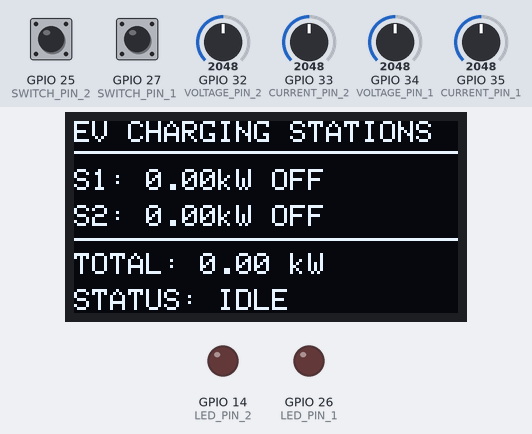
Bench run of a sketch on a simulated ESP32. Shown: 128×64 one-colour display, output pins drawn as LEDs (lit = HIGH). The test bench sets the inputs (shaded band); at power-on: GPIO 27 (SWITCH_PIN_1) HIGH, GPIO 25 (SWITCH_PIN_2) HIGH, GPIO 32 (VOLTAGE_PIN_2) = 2048, GPIO 33 (CURRENT_PIN_2) = 2048, GPIO 34 (VOLTAGE_PIN_1) = 2048, GPIO 35 (CURRENT_PIN_1) = 2048 (analog values on the 0–4095 scale). What the sketch prints to the serial monitor is not drawn.

Above: at 3.2 s.
3.3 s: GPIO 27 (SWITCH_PIN_1) pulled LOW for 1 s
At 4.9 s:
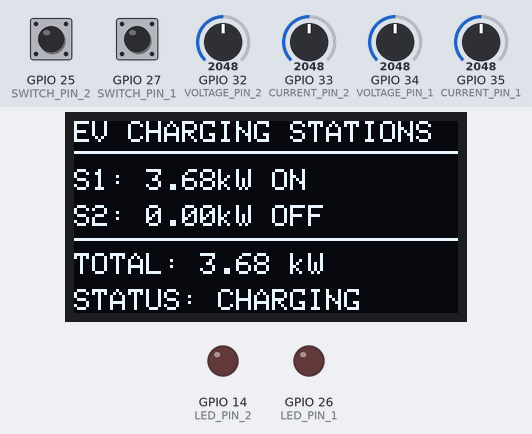
6.5 s: GPIO 25 (SWITCH_PIN_2) pulled LOW for 1 s
At 6.9 s:
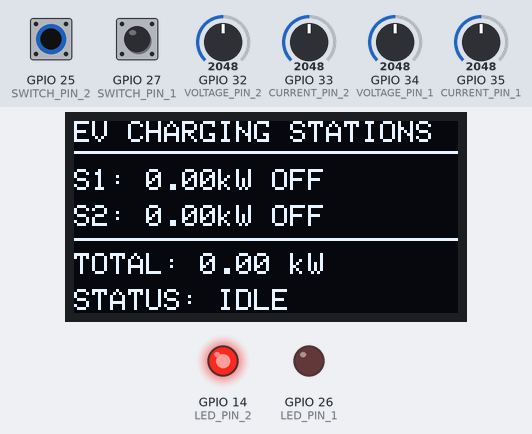
9.0 s: GPIO 27 (SWITCH_PIN_1) pulled LOW for 0.15 s
At 10.4 s:
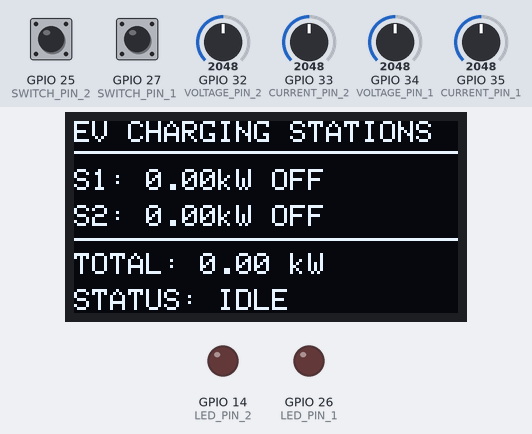
10.6 s: GPIO 27 (SWITCH_PIN_1) pulled LOW for 3.2 s
At 12.1 s:
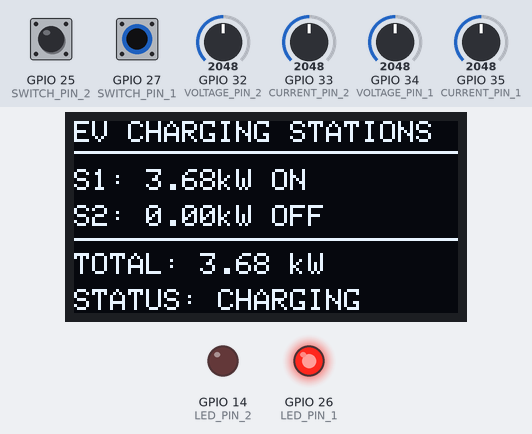
15.6 s: GPIO 25 (SWITCH_PIN_2) pulled LOW for 3.2 s
At 17.1 s:
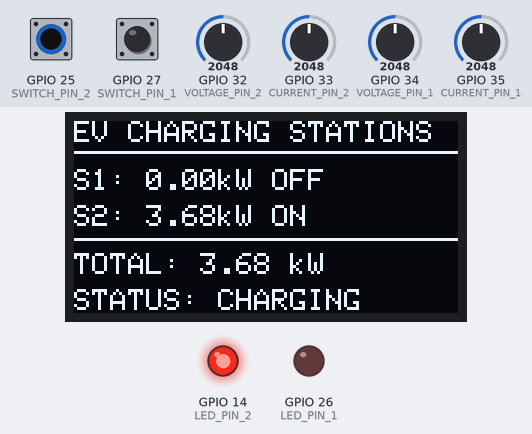
20.6 s: GPIO 25 (SWITCH_PIN_2) driven LOW and GPIO 27 (SWITCH_PIN_1) driven LOW
At 22.1 s:
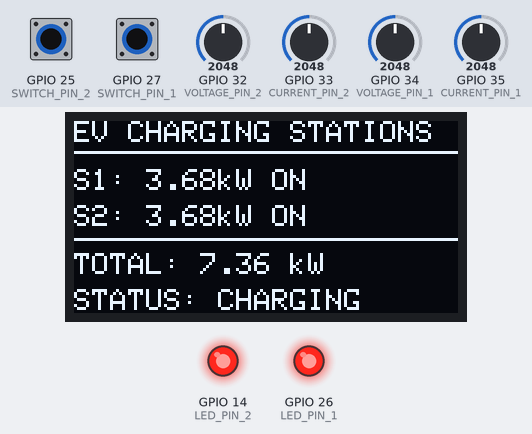
Timing chart, 0 to 23.5 s (numbered marks = the images above; inputs shaded):
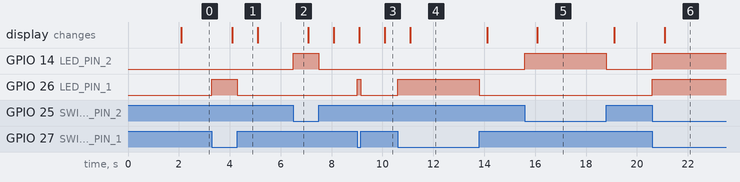

The sketch:

sketch.ino
```cpp
#include <Wire.h>
#include <Adafruit_GFX.h>
#include <Adafruit_SSD1306.h>

// =====================================================
// PIN CONFIGURATION
// =====================================================

// -------------------- Station 1 --------------------
#define VOLTAGE_PIN_1 34
#define CURRENT_PIN_1 35
#define SWITCH_PIN_1  27
#define LED_PIN_1     26

// -------------------- Station 2 --------------------
#define VOLTAGE_PIN_2 32
#define CURRENT_PIN_2 33
#define SWITCH_PIN_2  25
#define LED_PIN_2     14

// -------------------- OLED --------------------------
#define SCREEN_WIDTH 128
#define SCREEN_HEIGHT 64

#define OLED_RESET -1
#define OLED_ADDRESS 0x3C

Adafruit_SSD1306 display(
  SCREEN_WIDTH,
  SCREEN_HEIGHT,
  &Wire,
  OLED_RESET
);

// =====================================================
// VARIABLES
// =====================================================

// Charging states
bool charging1 = false;
bool charging2 = false;

// Sampling
unsigned long lastSampleTime = 0;
const unsigned long SAMPLE_INTERVAL = 1000;

// Energy consumed
float energyKWh1 = 0.0;
float energyKWh2 = 0.0;

// =====================================================
// SETUP
// =====================================================

void setup() {

  // ---------------------------------------------------
  // Serial
  // ---------------------------------------------------

  Serial.begin(115200);

  // ---------------------------------------------------
  // Switches
  // ---------------------------------------------------

  // Switch is connected between GPIO and GND
  pinMode(SWITCH_PIN_1, INPUT_PULLUP);
  pinMode(SWITCH_PIN_2, INPUT_PULLUP);

  // ---------------------------------------------------
  // LEDs
  // ---------------------------------------------------

  pinMode(LED_PIN_1, OUTPUT);
  pinMode(LED_PIN_2, OUTPUT);

  // Initially OFF
  digitalWrite(LED_PIN_1, LOW);
  digitalWrite(LED_PIN_2, LOW);

  // ---------------------------------------------------
  // ADC
  // ---------------------------------------------------

  analogReadResolution(12);

  // ---------------------------------------------------
  // OLED
  // ---------------------------------------------------

  Wire.begin(21, 22);

  if (!display.begin(
        SSD1306_SWITCHCAPVCC,
        OLED_ADDRESS
      )) {

    Serial.println("OLED initialization failed!");

    while (true) {
      delay(1000);
    }
  }

  // ---------------------------------------------------
  // Startup screen
  // ---------------------------------------------------

  display.clearDisplay();

  display.setTextColor(SSD1306_WHITE);

  display.setTextSize(2);

  display.setCursor(15, 5);
  display.println("EV");

  display.setCursor(5, 30);
  display.println("STATIONS");

  display.display();

  delay(2000);

  // ---------------------------------------------------
  // Read initial switch states
  // ---------------------------------------------------

  charging1 = (digitalRead(SWITCH_PIN_1) == LOW);
  charging2 = (digitalRead(SWITCH_PIN_2) == LOW);

  // ---------------------------------------------------
  // Initial LED states
  // ---------------------------------------------------

  digitalWrite(
    LED_PIN_1,
    charging1 ? HIGH : LOW
  );

  digitalWrite(
    LED_PIN_2,
    charging2 ? HIGH : LOW
  );

  // ---------------------------------------------------
  // Serial startup information
  // ---------------------------------------------------

  Serial.println();
  Serial.println("==========================================");
  Serial.println("      EV CHARGING DEMAND SYSTEM");
  Serial.println("==========================================");

  Serial.print("Station 1: ");

  if (charging1) {
    Serial.println("CHARGING");
  } else {
    Serial.println("IDLE");
  }

  Serial.print("Station 2: ");

  if (charging2) {
    Serial.println("CHARGING");
  } else {
    Serial.println("IDLE");
  }

  Serial.println();
}

// =====================================================
// READ VOLTAGE
// =====================================================

// Convert ADC value to 220-240 V

float readVoltage1() {

  int adcValue = analogRead(VOLTAGE_PIN_1);

  float voltage =
    220.0 +
    ((float)adcValue / 4095.0) * 20.0;

  return voltage;
}


float readVoltage2() {

  int adcValue = analogRead(VOLTAGE_PIN_2);

  float voltage =
    220.0 +
    ((float)adcValue / 4095.0) * 20.0;

  return voltage;
}

// =====================================================
// READ CURRENT
// =====================================================

// Convert ADC value to 0-32 A

float readCurrent1() {

  int adcValue = analogRead(CURRENT_PIN_1);

  float current =
    ((float)adcValue / 4095.0) * 32.0;

  return current;
}


float readCurrent2() {

  int adcValue = analogRead(CURRENT_PIN_2);

  float current =
    ((float)adcValue / 4095.0) * 32.0;

  return current;
}

// =====================================================
// UPDATE OLED
// =====================================================

void updateDisplay(
  float power1,
  float power2,
  float totalPower
) {

  display.clearDisplay();

  display.setTextColor(SSD1306_WHITE);

  display.setTextSize(1);

  // ---------------------------------------------------
  // Header
  // ---------------------------------------------------

  display.setCursor(0, 0);

  display.println("EV CHARGING STATIONS");

  display.drawLine(
    0,
    10,
    127,
    10,
    SSD1306_WHITE
  );

  // ---------------------------------------------------
  // Station 1
  // ---------------------------------------------------

  display.setCursor(0, 16);

  display.print("S1: ");

  display.print(power1, 2);

  display.print("kW ");

  if (charging1) {
    display.println("ON");
  } else {
    display.println("OFF");
  }

  // ---------------------------------------------------
  // Station 2
  // ---------------------------------------------------

  display.setCursor(0, 28);

  display.print("S2: ");

  display.print(power2, 2);

  display.print("kW ");

  if (charging2) {
    display.println("ON");
  } else {
    display.println("OFF");
  }

  // ---------------------------------------------------
  // Separator
  // ---------------------------------------------------

  display.drawLine(
    0,
    39,
    127,
    39,
    SSD1306_WHITE
  );

  // ---------------------------------------------------
  // Total demand
  // ---------------------------------------------------

  display.setCursor(0, 44);

  display.print("TOTAL: ");

  display.print(totalPower, 2);

  display.println(" kW");

  // ---------------------------------------------------
  // Overall status
  // ---------------------------------------------------

  display.setCursor(0, 56);

  if (charging1 || charging2) {

    display.print("STATUS: CHARGING");

  } else {

    display.print("STATUS: IDLE");
  }

  display.display();
}

// =====================================================
// SEND IoT DATA
// =====================================================

void sendData(
  float voltage1,
  float current1,
  float power1,
  float voltage2,
  float current2,
  float power2,
  float totalPower
) {

  Serial.print("{");

  // ---------------------------------------------------
  // Station 1
  // ---------------------------------------------------

  Serial.print("\"station_1\":{");

  Serial.print("\"station_id\":\"EV_STATION_01\"");

  Serial.print(",");

  Serial.print("\"voltage\":");
  Serial.print(voltage1, 2);

  Serial.print(",");

  Serial.print("\"current\":");
  Serial.print(current1, 2);

  Serial.print(",");

  Serial.print("\"power_kw\":");
  Serial.print(power1, 3);

  Serial.print(",");

  Serial.print("\"energy_kwh\":");
  Serial.print(energyKWh1, 4);

  Serial.print(",");

  Serial.print("\"charging\":");
  Serial.print(charging1 ? 1 : 0);

  Serial.print(",");

  Serial.print("\"status\":\"");

  if (charging1) {
    Serial.print("CHARGING");
  } else {
    Serial.print("IDLE");
  }

  Serial.print("\"");

  Serial.print("}");

  // ---------------------------------------------------
  // Station 2
  // ---------------------------------------------------

  Serial.print(",");

  Serial.print("\"station_2\":{");

  Serial.print("\"station_id\":\"EV_STATION_02\"");

  Serial.print(",");

  Serial.print("\"voltage\":");
  Serial.print(voltage2, 2);

  Serial.print(",");

  Serial.print("\"current\":");
  Serial.print(current2, 2);

  Serial.print(",");

  Serial.print("\"power_kw\":");
  Serial.print(power2, 3);

  Serial.print(",");

  Serial.print("\"energy_kwh\":");
  Serial.print(energyKWh2, 4);

  Serial.print(",");

  Serial.print("\"charging\":");
  Serial.print(charging2 ? 1 : 0);

  Serial.print(",");

  Serial.print("\"status\":\"");

  if (charging2) {
    Serial.print("CHARGING");
  } else {
    Serial.print("IDLE");
  }

  Serial.print("\"");

  Serial.print("}");

  // ---------------------------------------------------
  // Total demand
  // ---------------------------------------------------

  Serial.print(",");

  Serial.print("\"total_demand_kw\":");
  Serial.print(totalPower, 3);

  // ---------------------------------------------------
  // Timestamp
  // ---------------------------------------------------

  Serial.print(",");

  Serial.print("\"timestamp_ms\":");
  Serial.print(millis());

  Serial.println("}");
}

// =====================================================
// MAIN LOOP
// =====================================================

void loop() {

  // ---------------------------------------------------
  // Read switches
  // ---------------------------------------------------

  /*
    INPUT_PULLUP means:

    Station 1:
    Switch OFF → GPIO27 HIGH → IDLE
    Switch ON  → GPIO27 LOW  → CHARGING

    Station 2:
    Switch OFF → GPIO25 HIGH → IDLE
    Switch ON  → GPIO25 LOW  → CHARGING
  */

  charging1 =
    (digitalRead(SWITCH_PIN_1) == LOW);

  charging2 =
    (digitalRead(SWITCH_PIN_2) == LOW);

  // ---------------------------------------------------
  // LEDs follow switches
  // ---------------------------------------------------

  digitalWrite(
    LED_PIN_1,
    charging1 ? HIGH : LOW
  );

  digitalWrite(
    LED_PIN_2,
    charging2 ? HIGH : LOW
  );

  // ---------------------------------------------------
  // Take measurement every 1 second
  // ---------------------------------------------------

  if (
    millis() - lastSampleTime >=
    SAMPLE_INTERVAL
  ) {

    lastSampleTime = millis();

    // =================================================
    // STATION 1
    // =================================================

    float voltage1 = readVoltage1();

    float current1 = readCurrent1();

    // If charger is OFF, current = 0
    if (!charging1) {
      current1 = 0.0;
    }

    // P = V × I
    float power1 =
      (voltage1 * current1) / 1000.0;

    // =================================================
    // STATION 2
    // =================================================

    float voltage2 = readVoltage2();

    float current2 = readCurrent2();

    // If charger is OFF, current = 0
    if (!charging2) {
      current2 = 0.0;
    }

    // P = V × I
    float power2 =
      (voltage2 * current2) / 1000.0;

    // =================================================
    // TOTAL DEMAND
    // =================================================

    float totalPower =
      power1 + power2;

    // =================================================
    // ENERGY CALCULATION
    // =================================================

    if (charging1) {

      float timeHours =
        SAMPLE_INTERVAL / 3600000.0;

      energyKWh1 +=
        power1 * timeHours;
    }

    if (charging2) {

      float timeHours =
        SAMPLE_INTERVAL / 3600000.0;

      energyKWh2 +=
        power2 * timeHours;
    }

    // =================================================
    // OLED
    // =================================================

    updateDisplay(
      power1,
      power2,
      totalPower
    );

    // =================================================
    // SERIAL / IoT JSON
    // =================================================

    sendData(
      voltage1,
      current1,
      power1,
      voltage2,
      current2,
      power2,
      totalPower
    );
  }
}
```

Measured:
- after the input at 3.3 s, GPIO 26 (LED_PIN_1): LOW → HIGH at once, → LOW 1.0 s later; the display: changes after 0.79 s (image 1)
- after the input at 6.5 s, GPIO 14 (LED_PIN_2): LOW → HIGH at once, → LOW 1.0 s later
- after the input at 9.0 s, GPIO 26 (LED_PIN_1): LOW → HIGH at once, → LOW 0.15 s later; the display: first changes after 0.09 s (image 3 shows a later state)
- after the input at 10.6 s, GPIO 26 (LED_PIN_1): LOW → HIGH at once, → LOW 3.2 s later; the display: changes after 0.49 s (image 4)
- after the input at 15.6 s, GPIO 14 (LED_PIN_2): LOW → HIGH at once, → LOW 3.2 s later; the display: changes after 0.49 s (image 5)
- after the input at 20.6 s, GPIO 14 (LED_PIN_2), GPIO 26 (LED_PIN_1): LOW → HIGH at once; the display: changes after 0.49 s (image 6)
